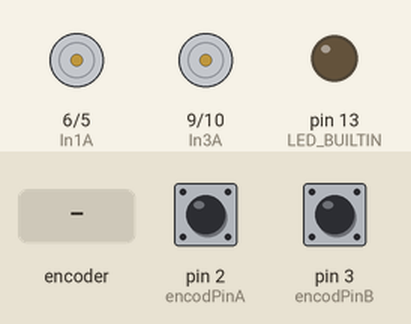
Recording of a sketch running on a simulated Arduino Uno, built with avr-gcc and run on an emulated ATmega328P. On the bench: motor-driver pin pairs drawn as motors (green arrow = first pin HIGH = forward, orange = second pin HIGH = backward, longer = more drive), output pins drawn as LEDs (lit = HIGH). Inputs (shaded band) come from the test bench; at power-on: pin 2 (encodPinA) HIGH, pin 3 (encodPinB) HIGH.

Above: at 1.7 s.
1.8 s: rotary encoder on pin 2 (encodPinA) / pin 3 (encodPinB) turned 1 step (first pin leading)
At 2.9 s:
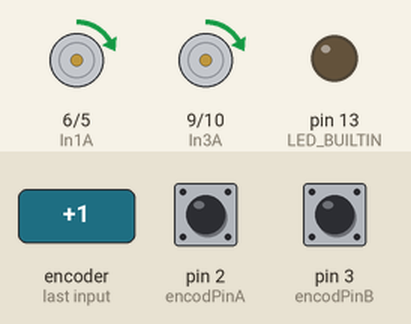
3.5 s: rotary encoder on pin 2 (encodPinA) / pin 3 (encodPinB) turned 1 step (first pin leading)
At 4.2 s:
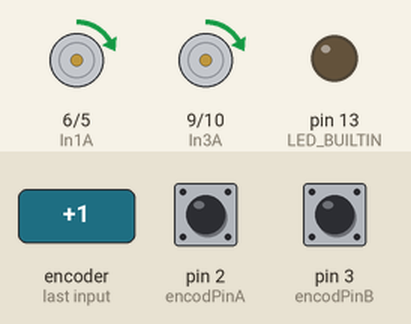
Timing chart, 0 to 6.5 s (numbered marks = the images above; inputs shaded):
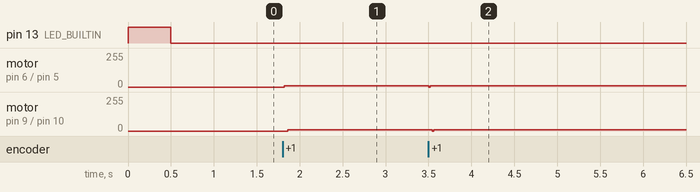

Measured:
- after the input at 1.8 s, motor on pin 6 (In1A) / pin 5 (In2A): stopped → forward 11/255 at once; motor on pin 9 (In3A) / pin 10 (In4A): stopped → forward 11/255 after 0.06 s
- after the input at 3.5 s, motor on pin 6 (In1A) / pin 5 (In2A), motor on pin 9 (In3A) / pin 10 (In4A): forward 11/255 → stopped at once, → forward 11/255 0.02 s later

The sketch:

PID-Motor.ino
```cpp
// Test MD03a / Pololu motor with encoder
// speed control (PI), V & I display
// Credits:
//   Dallaby   http://letsmakerobots.com/node/19558#comment-49685
//   Bill Porter  http://www.billporter.info/?p=286
//   bobbyorr (nice connection diagram) http://forum.pololu.com/viewtopic.php?f=15&t=1923

#include <Wire.h>

// Only Temporary until PCB V2
// #include "Adafruit_NeoPixel.h"
// Adafruit_NeoPixel pixels = Adafruit_NeoPixel(4, 11, NEO_GRB + NEO_KHZ800);

bool received = false;

byte i2c_command = 0x00;
byte i2c_value = 0x00;

//Directions are inverted, because the motors are
#define MOTOR_DIREC_S 0x00
#define MOTOR_DIREC_B 0x02
#define MOTOR_DIREC_F 0x01
#define MOTOR_DIREC_O 0x03

#define MOTOR_1_SPEED 0x30
#define MOTOR_1_DIREC 0x31
#define MOTOR_2_SPEED 0x35
#define MOTOR_2_DIREC 0x36

#define TUNE_KP       0x40
#define TUNE_KI       0x41

#define In1A            6                       // Motor A
#define In2A            5

#define In3A            9                       // Motor B
#define In4A            10

#define encodPinA      2                       // encoder A pin == 1
#define encodPinB      3                       // encoder B pin == 2

#define LOOPTIME        20                     // PID loop time

unsigned long lastMilli = 0;                    // loop timing
unsigned long lastMilliPrint = 0;               // loop timing
int speed_req1 = 0;                            // speed (Set Point)
int speed_act1 = 0;                              // speed (actual value)
int PWM_val1 = 0;                                // (25% = 64; 50% = 127; 75% = 191; 100% = 255)
volatile long count1 = 0;                        // rev counter
static long countAnt1 = 0;
float pidTerm1 = 0;                                                            // PID correction
int error1 = 0;
static int last_error1 = 0;
int speed_req2 = 0;                            // speed (Set Point)
int speed_act2 = 0;                              // speed (actual value)
int PWM_val2 = 0;                                // (25% = 64; 50% = 127; 75% = 191; 100% = 255)
volatile long count2 = 0;                        // rev counter
static long countAnt2 = 0;
float pidTerm2 = 0;                                                            // PID correction
int error2 = 0;
static int last_error2 = 0;
float Kp =   .9;                                // PID proportional control Gain  .4  //.9
float Ki =    1.4;                                // PID integral control gain       1

int PWM1 = In1A;
int PWM2 = In3A;

void setup() {
  pinMode(LED_BUILTIN, OUTPUT);
  digitalWrite(LED_BUILTIN, HIGH);
  delay(500);
  digitalWrite(LED_BUILTIN, LOW);

  Serial.begin(115200);
  pinMode(In1A, OUTPUT);
  pinMode(In2A, OUTPUT);
  pinMode(encodPinA, INPUT);
  pinMode(In3A, OUTPUT);
  pinMode(In4A, OUTPUT);
  pinMode(encodPinB, INPUT);
  digitalWrite(encodPinA, HIGH);                      // turn on pullup resistor
  digitalWrite(encodPinB, HIGH);
  attachInterrupt(digitalPinToInterrupt(encodPinA), encoder_1, FALLING);
  attachInterrupt(digitalPinToInterrupt(encodPinB), encoder_2, FALLING);


  digitalWrite(In1A, LOW);
  digitalWrite(In2A, LOW);
  digitalWrite(In3A, LOW);
  digitalWrite(In4A, LOW);
  analogWrite(PWM1, PWM_val1);
  analogWrite(PWM2, PWM_val2);

  Wire.begin(0x08);                // join i2c bus with address #8
  Wire.onReceive(receiveEvent);    // register event
}

void loop() {
  if ((millis() - lastMilli) >= LOOPTIME)   {                                 // enter tmed loop
    lastMilli = millis();
    getMotorData();                                                           // calculate speed, volts and Amps
    PWM_val1 = updatePid1(PWM_val1, speed_req1, speed_act1);           // compute PWM value
    analogWrite(PWM1, PWM_val1);                                              // send PWM to motor
    PWM_val2 = updatePid2(PWM_val2, speed_req2, speed_act2);           // compute PWM value
    analogWrite(PWM2, PWM_val2);                                              // send PWM to motor
  }

  printMotorInfo();                                                           // display data
}

void getMotorData()  {                                                        // calculate speed, volts and Amps
  speed_act1 = ((count1 - countAnt1) * (60 * (1000 / LOOPTIME))) / 360;  // 16 pulses X 29 gear ratio = 464 counts per output shaft rev
  speed_act2 = ((count2 - countAnt2) * (60 * (1000 / LOOPTIME))) / 360;  // 16 pulses X 29 gear ratio = 464 counts per output shaft rev
  countAnt1 = count1;
  countAnt2 = count2;
}

int updatePid1(int command, int targetValue, int currentValue)   {             // compute PWM value
  error1 = abs(targetValue) - abs(currentValue);
  pidTerm1 = (Kp * error1) + (Ki * (error1 - last_error1));
  last_error1 = error1;
  return constrain(command + int(pidTerm1), 0, 255);
}

int updatePid2(int command, int targetValue, int currentValue)   {             // compute PWM value
  error2 = abs(targetValue) - abs(currentValue);
  pidTerm2 = (Kp * error2) + (Ki * (error2 - last_error2));
  last_error2 = error2;
  return constrain(command + int(pidTerm2), 0, 255);
}

void printMotorInfo()  {                                                      // display data
  if ((millis() - lastMilliPrint) >= 100 && Serial.available())   {
    lastMilliPrint = millis();
    Serial.print("1 A left: SP:");             Serial.print(speed_req1);
    Serial.print(" RPM:");          Serial.print(speed_act1);
    Serial.print(" PWM:");          Serial.print(PWM_val1);
    Serial.print(" PWM1:");          Serial.print(PWM1);
    Serial.print("\t2 B right: SP:");             Serial.print(speed_req2);
    Serial.print(" RPM:");          Serial.print(speed_act2);
    Serial.print(" PWM:");          Serial.print(PWM_val2);
    Serial.print(" PWM2:");          Serial.print(PWM2);

    Serial.println(".");
  }
}

void encoder_1()  {                                    // pulse and direction, direct port reading to save cycles
  count1 ++;                // if(digitalRead(encodPinB1)==HIGH)   count ++;
}
void encoder_2()  {                                    // pulse and direction, direct port reading to save cycles
  count2 ++;                // if(digitalRead(encodPinB1)==HIGH)   count ++;
}

void receiveEvent(int howMany) {
  while (1 < Wire.available()) { // loop through all but the last
    i2c_command = Wire.read(); // receive byte as a character
  }
  i2c_value = Wire.read();    // receive byte as an integer
  // received = true;
    if (Serial.available())
        Serial.print("Received: "); Serial.print(i2c_command); Serial.print(" "); Serial.println(i2c_value);


  switch (i2c_command) {
      case MOTOR_1_SPEED:
        speed_req1 = int(i2c_value);
        break;
      case MOTOR_1_DIREC:
        switch (i2c_value) {
          case MOTOR_DIREC_S:
            digitalWrite(In1A, HIGH);
            digitalWrite(In2A, HIGH);
            break;
          case MOTOR_DIREC_B:
            digitalWrite(In1A, LOW);
            PWM1 = In2A;
            analogWrite(PWM1, PWM_val1);                                                         // send PWM to motor
            break;
          case MOTOR_DIREC_F:
            digitalWrite(In2A, LOW);
            PWM1 = In1A;
            analogWrite(PWM1, PWM_val1);
            break;
          case MOTOR_DIREC_O:
            digitalWrite(In1A, LOW);
            digitalWrite(In2A, LOW);
            break;
        }
        break;

      case MOTOR_2_SPEED:
        speed_req2 = int(i2c_value);
        break;
      case MOTOR_2_DIREC:
        switch (i2c_value) {
          case MOTOR_DIREC_S:
            digitalWrite(In3A, HIGH);
            digitalWrite(In4A, HIGH);
            break;
          case MOTOR_DIREC_B:
            digitalWrite(In3A, LOW);
            PWM2 = In4A;
            analogWrite(PWM2, PWM_val2);
            break;
          case MOTOR_DIREC_F:
            digitalWrite(In4A, LOW);
            PWM2 = In3A;
            analogWrite(PWM2, PWM_val2);
            break;
          case MOTOR_DIREC_O:
            digitalWrite(In3A, LOW);
            digitalWrite(In4A, LOW);
            break;
        }
        break;
    }
}
```

PID-Motor_copy.ino
```cpp

```
